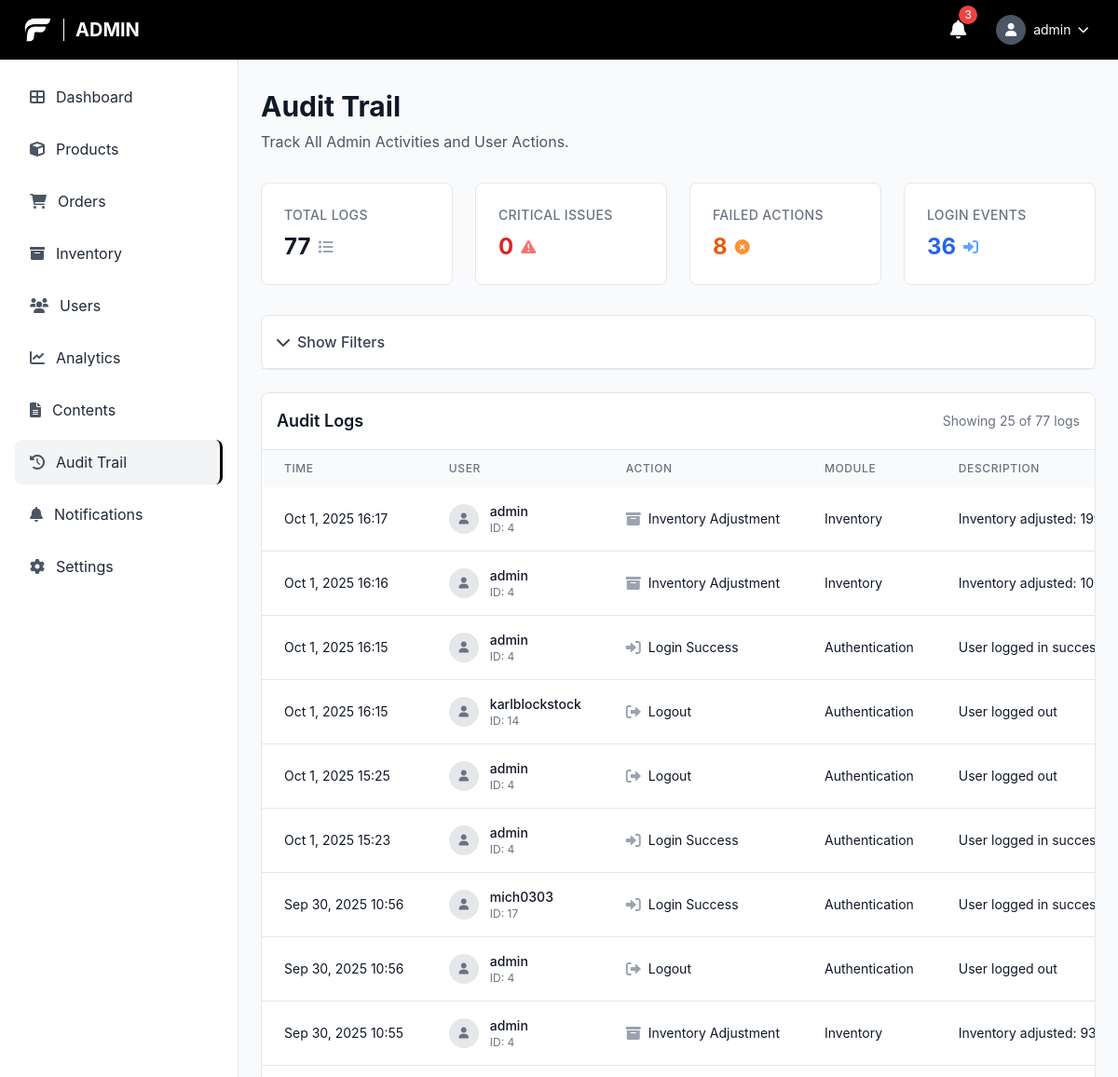
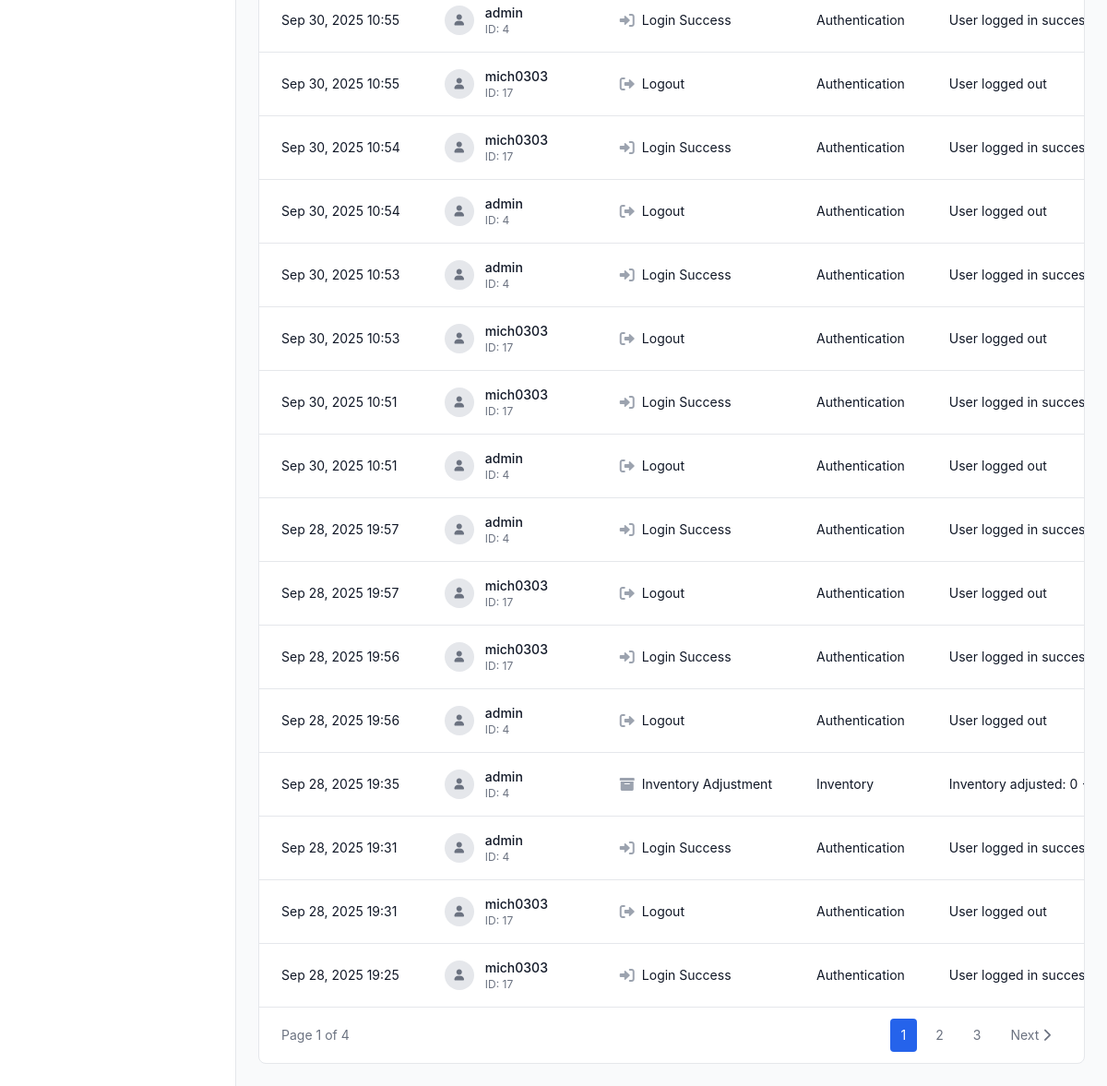
/admin/audit_logs.php (signed in), run on an earlier commit of the app's database (2 pictures, top to bottom).
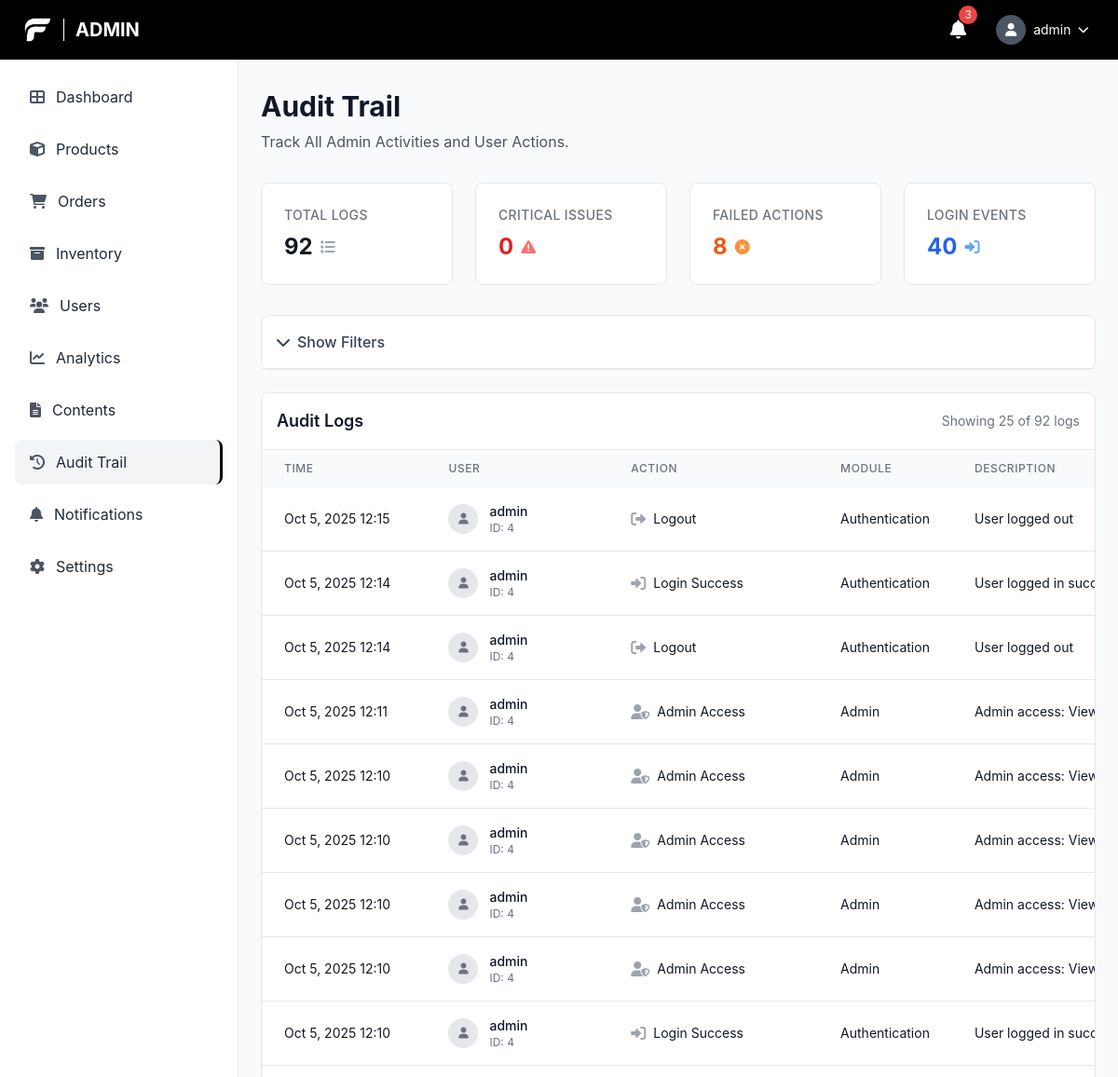
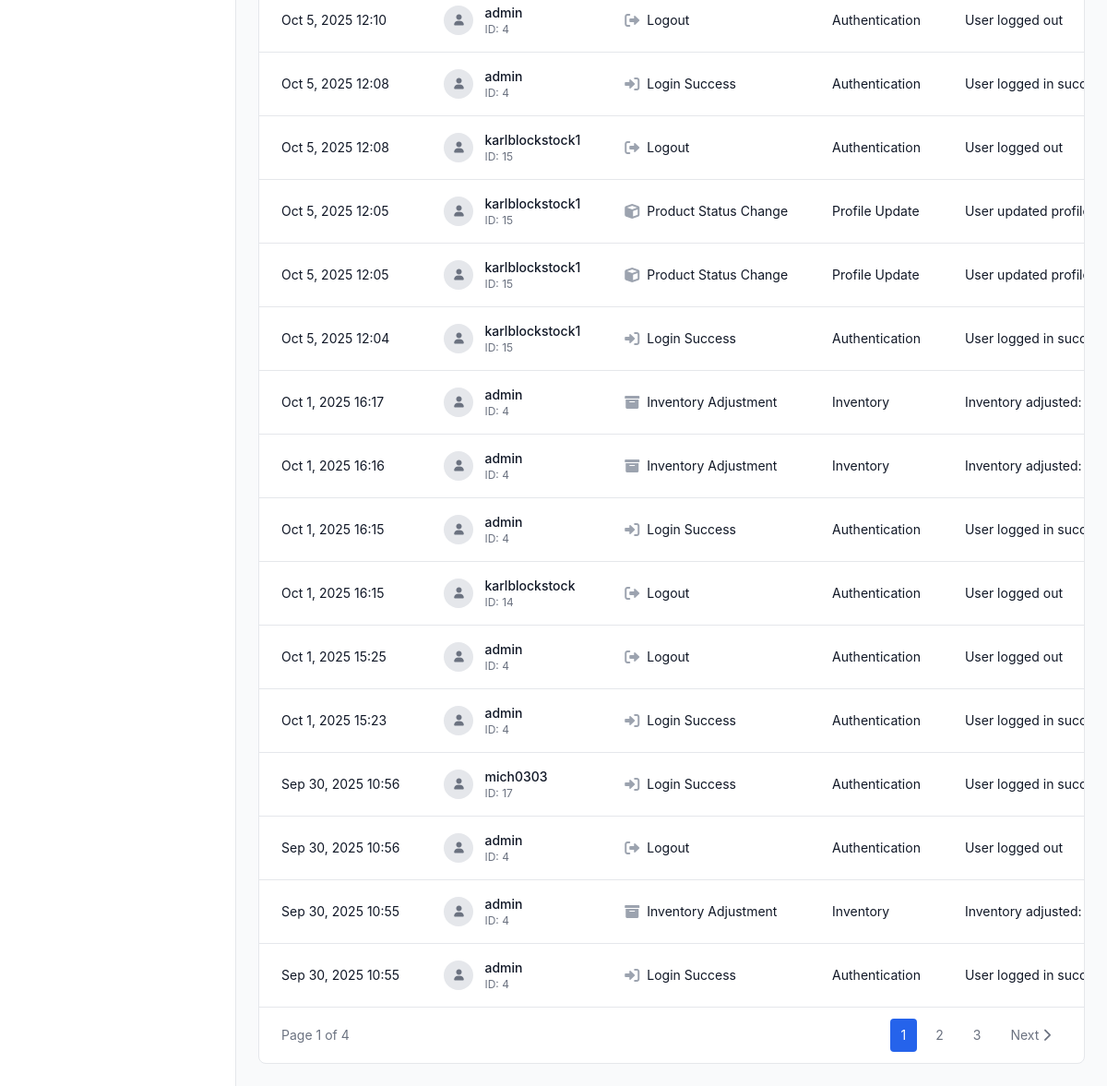
And on a later commit of the database (2 pictures, top to bottom).
### tables this page shows
CREATE TABLE `audit_logs` (
  `audit_id` bigint(20) UNSIGNED NOT NULL,
  `user_id` bigint(20) UNSIGNED DEFAULT NULL COMMENT 'ID of the user who performed the action',
  `username` varchar(100) DEFAULT NULL COMMENT 'Username for quick reference',
  `action_type` enum('login_success','login_failed','logout','password_change','password_reset_request','password_reset_complete','profile_update','user_create','user_update','user_delete','user_status_change','product_create','product_update','product_delete','product_status_change','inventory_adjustment','order_create','order_update','order_status_change','order_cancel','order_refund','payment_process','payment_refund','promo_create','promo_update','promo_delete','promo_status_change','category_create','category_update','category_delete','subcategory_create','subcategory_update','subcategory_delete','shipping_fee_update','system_settings_change','admin_access','data_export','data_import','content_create','content_update','content_delete','content_archive','content_publish','other') NOT NULL COMMENT 'Type of action performed',
  `module` varchar(50) NOT NULL COMMENT 'Module/feature where action occurred (e.g., users, products, orders)',
  `description` text NOT NULL COMMENT 'Detailed description of the action',
  `old_values` longtext DEFAULT NULL COMMENT 'JSON of old values before change',
  `new_values` longtext DEFAULT NULL COMMENT 'JSON of new values after change',
  `ip_address` varchar(45) DEFAULT NULL COMMENT 'IP address of the user',
  `user_agent` text DEFAULT NULL COMMENT 'User agent string',
  `reference_id` bigint(20) UNSIGNED DEFAULT NULL COMMENT 'ID of the record being modified (e.g., product_id, order_id)',
  `reference_type` varchar(50) DEFAULT NULL COMMENT 'Type of reference (e.g., product, order, user)',
  `severity` enum('low','medium','high','critical') NOT NULL DEFAULT 'low' COMMENT 'Severity level of the action',
  `status` enum('success','failed','warning') NOT NULL DEFAULT 'success' COMMENT 'Status of the action',
  `created_at` timestamp NOT NULL DEFAULT current_timestamp()
);

### config/database.php (called while the page is built, shortened)
<?php
function getDBConnection() {
    try {
        $pdo = new PDO(
            "mysql:host=" . DB_HOST . ";dbname=" . DB_NAME . ";charset=utf8mb4",
            DB_USER,
            DB_PASS,
            [
                PDO::ATTR_ERRMODE => PDO::ERRMODE_EXCEPTION,
                PDO::ATTR_DEFAULT_FETCH_MODE => PDO::FETCH_ASSOC,
                PDO::ATTR_EMULATE_PREPARES => false
            ]
        );
        return $pdo;
    } catch (PDOException $e) {
        die("Database connection failed: " . $e->getMessage());
    }
}
?>

### config/audit_logger.php (called while the page is built, shortened)
<?php
require_once __DIR__ . '/database.php';
class AuditLogger {
    private $pdo;
    public function __construct() {
        $this->pdo = getDBConnection();
    }
    public function getLogs($filters = [], $limit = 50, $offset = 0) {
        $whereConditions = [];
        $params = [];
        $whereClause = !empty($whereConditions) ? 'WHERE ' . implode(' AND ', $whereConditions) : '';
        $sql = "
            SELECT al.*, u.username as user_username, u.email as user_email
            FROM audit_logs al
            LEFT JOIN users u ON al.user_id = u.user_id
            {$whereClause}
            ORDER BY al.created_at DESC
            LIMIT ? OFFSET ?
        ";
        $params[] = $limit;
        $params[] = $offset;
        $stmt = $this->pdo->prepare($sql);
        $stmt->execute($params);
        return $stmt->fetchAll();
    }
    public function getLogStats($filters = []) {
        $whereConditions = [];
        $params = [];
        $whereClause = !empty($whereConditions) ? 'WHERE ' . implode(' AND ', $whereConditions) : '';
        $sql = "
            SELECT
                COUNT(*) as total_logs,
                COUNT(CASE WHEN severity = 'critical' THEN 1 END) as critical_logs,
                COUNT(CASE WHEN severity = 'high' THEN 1 END) as high_logs,
                COUNT(CASE WHEN severity = 'medium' THEN 1 END) as medium_logs,
                COUNT(CASE WHEN severity = 'low' THEN 1 END) as low_logs,
                COUNT(CASE WHEN status = 'failed' THEN 1 END) as failed_logs,
                COUNT(CASE WHEN action_type LIKE '%login%' THEN 1 END) as login_logs,
                COUNT(CASE WHEN action_type LIKE '%delete%' THEN 1 END) as delete_logs
            FROM audit_logs
            {$whereClause}
        ";
        $stmt = $this->pdo->prepare($sql);
        $stmt->execute($params);
        return $stmt->fetch();
    }
}
?>

### admin/audit_logs.php (the view, shortened to what the changed rows need)
<?php
require_once '../config/database.php';
require_once '../config/audit_logger.php';
$pdo = getDBConnection();
$auditLogger = new AuditLogger();
$auditLogger->logAdminAccess('Viewed audit logs', 'Accessed audit trail page');
$filters = [
    'user_id' => $_GET['user_id'] ?? '',
    'action_type' => $_GET['action_type'] ?? '',
    'module' => $_GET['module'] ?? '',
    'severity' => $_GET['severity'] ?? '',
    'date_from' => $_GET['date_from'] ?? '',
    'date_to' => $_GET['date_to'] ?? '',
    'search' => $_GET['search'] ?? ''
];
$filters = array_filter($filters, function($value) {
    return $value !== '';
});
$page = max(1, (int)($_GET['page'] ?? 1));
$limit = 25;
$offset = ($page - 1) * $limit;
$logs = $auditLogger->getLogs($filters, $limit, $offset);
$stats = $auditLogger->getLogStats($filters);
$countSql = "SELECT COUNT(*) FROM audit_logs";
$countParams = [];
$countStmt = $pdo->prepare($countSql);
$countStmt->execute($countParams);
$totalLogs = $countStmt->fetchColumn();
$totalPages = ceil($totalLogs / $limit);
function getActionTypeIcon($actionType) {
    if (strpos($actionType, 'login') !== false) return 'fas fa-sign-in-alt';
    if (strpos($actionType, 'logout') !== false) return 'fas fa-sign-out-alt';
    if (strpos($actionType, 'product') !== false) return 'fas fa-cube';
    if (strpos($actionType, 'inventory') !== false) return 'fas fa-archive';
    if (strpos($actionType, 'admin') !== false) return 'fas fa-user-shield';
    return 'fas fa-circle';
}
?>
<!DOCTYPE html>
<html lang="en">
<head>
    <script src="https://cdn.tailwindcss.com"></script>
    <link href="https://cdnjs.cloudflare.com/ajax/libs/font-awesome/6.0.0/css/all.min.css" rel="stylesheet">
    <link rel="stylesheet" href="../css/style.css">
</head>
<body class="font-body bg-gray-50">
    <header class="bg-black text-white fixed top-0 left-0 right-0 z-50 h-16 flex items-center justify-between px-6">
        <div class="flex items-center space-x-3">
            <h1 class="text-xl font-bold uppercase">Admin</h1>
        </div>
    </header>
    <main class="ml-64 pt-16 pb-6 px-6 pt-24">
        <div class="mb-8">
            <h1 class="text-3xl font-bold text-gray-900 mb-2">Audit Trail</h1>
        </div>
        <div class="grid grid-cols-1 md:grid-cols-2 lg:grid-cols-4 gap-6 mb-8">
            <div class="stats-card bg-white rounded-lg p-6">
                <div class="flex items-center justify-between">
                    <div>
                        <div class="flex items-center mt-2">
                            <span class="text-2xl font-bold text-gray-900"><?php echo number_format($stats['total_logs']); ?></span>
                            <i class="fas fa-list text-gray-400 ml-2"></i>
                        </div>
                    </div>
                </div>
            </div>
            <div class="stats-card bg-white rounded-lg p-6">
                <div class="flex items-center justify-between">
                    <div>
                        <div class="flex items-center mt-2">
                            <span class="text-2xl font-bold text-blue-600"><?php echo number_format($stats['login_logs']); ?></span>
                            <i class="fas fa-sign-in-alt text-blue-400 ml-2"></i>
                        </div>
                    </div>
                </div>
            </div>
        </div>
        <div class="bg-white rounded-lg border border-gray-200 overflow-hidden">
            <div class="p-4 border-b border-gray-200 flex items-center justify-between">
                <h3 class="text-lg font-semibold text-gray-900">Audit Logs</h3>
                <div class="text-sm text-gray-500">
                    Showing <?php echo count($logs); ?> of <?php echo number_format($totalLogs); ?> logs
                </div>
            </div>
            <?php if (empty($logs)): ?>
                <div class="text-center py-12">
                    <i class="fas fa-history text-4xl text-gray-300 mb-4"></i>
                    <p class="text-gray-500 text-lg">No audit logs found</p>
                    <p class="text-gray-400 text-sm">Try adjusting your filters or check back later</p>
                </div>
            <?php else: ?>
                <div class="overflow-x-auto">
                    <table class="w-full">
                        <thead class="bg-gray-50">
                            <tr>
                                <th class="px-6 py-3 text-left text-xs font-medium text-gray-500 uppercase tracking-wider">Time</th>
                                <th class="px-6 py-3 text-left text-xs font-medium text-gray-500 uppercase tracking-wider">User</th>
                                <th class="px-6 py-3 text-left text-xs font-medium text-gray-500 uppercase tracking-wider">Action</th>
                                <th class="px-6 py-3 text-left text-xs font-medium text-gray-500 uppercase tracking-wider">Module</th>
                                <th class="px-6 py-3 text-left text-xs font-medium text-gray-500 uppercase tracking-wider">Description</th>
                            </tr>
                        </thead>
                        <tbody class="bg-white divide-y divide-gray-200">
                            <?php foreach ($logs as $log): ?>
                                <tr class="log-row">
                                    <td class="px-6 py-4 whitespace-nowrap text-sm text-gray-900">
                                        <?php echo date('M j, Y H:i', strtotime($log['created_at'])); ?>
                                    </td>
                                    <td class="px-6 py-4 whitespace-nowrap">
                                        <div class="flex items-center">
                                            <div class="w-8 h-8 bg-gray-200 rounded-full flex items-center justify-center mr-3">
                                                <i class="fas fa-user text-gray-500 text-xs"></i>
                                            </div>
                                            <div>
                                                <div class="text-sm font-medium text-gray-900">
                                                    <?php echo htmlspecialchars($log['username'] ?: 'System'); ?>
                                                </div>
                                                <div class="text-xs text-gray-500">
                                                    ID: <?php echo $log['user_id'] ?: 'N/A'; ?>
                                                </div>
                                            </div>
                                        </div>
                                    </td>
                                    <td class="px-6 py-4 whitespace-nowrap">
                                        <div class="flex items-center">
                                            <i class="<?php echo getActionTypeIcon($log['action_type']); ?> text-gray-400 mr-2"></i>
                                            <span class="text-sm text-gray-900">
                                                <?php echo ucwords(str_replace('_', ' ', $log['action_type'])); ?>
                                            </span>
                                        </div>
                                    </td>
                                    <td class="px-6 py-4 whitespace-nowrap text-sm text-gray-900">
                                        <?php echo ucwords(str_replace('_', ' ', $log['module'])); ?>
                                    </td>
                                    <td class="px-6 py-4 text-sm text-gray-900 max-w-xs truncate">
                                        <?php echo htmlspecialchars($log['description']); ?>
                                    </td>
                                </tr>
                            <?php endforeach; ?>
                        </tbody>
                    </table>
                </div>
                <?php if ($totalPages > 1): ?>
                    <div class="px-6 py-3 border-t border-gray-200 flex items-center justify-between">
                        <div class="flex items-center space-x-2">
                            <?php for ($i = max(1, $page - 2); $i <= min($totalPages, $page + 2); $i++): ?>
                                <a href="?<?php echo http_build_query(array_merge($_GET, ['page' => $i])); ?>" class="px-3 py-2 text-sm <?php echo $i == $page ? 'bg-blue-600 text-white' : 'text-gray-500 hover:text-gray-700 hover:bg-gray-100'; ?> rounded">
                                    <?php echo $i; ?>
                                </a>
                            <?php endfor; ?>
                            <?php if ($page < $totalPages): ?>
                                <a href="?<?php echo http_build_query(array_merge($_GET, ['page' => $page + 1])); ?>" class="px-3 py-2 text-sm text-gray-500 hover:text-gray-700 hover:bg-gray-100 rounded">
                                    Next <i class="fas fa-chevron-right"></i>
                                </a>
                            <?php endif; ?>
                        </div>
                    </div>
                <?php endif; ?>
            <?php endif; ?>
        </div>
    </main>
</body>
</html>

What changed in the data, as far as the page shows it:
no longer on this page (row unchanged): audit_logs: created_at "Sep 30, 2025 10:55", username "mich0303", user "17", action_type "Logout", module "Authentication", description "User logged out"
no longer on this page (row unchanged): audit_logs: created_at "Sep 30, 2025 10:54", username "mich0303", user "17", action_type "Login Success", module "Authentication", description "User logged in…"
no longer on this page (row unchanged): audit_logs: created_at "Sep 30, 2025 10:54", username "admin", user "4", action_type "Logout", module "Authentication", description "User logged out"
no longer on this page (row unchanged): audit_logs: created_at "Sep 30, 2025 10:53", username "admin", user "4", action_type "Login Success", module "Authentication", description "User logged in…"
no longer on this page (row unchanged): audit_logs: created_at "Sep 30, 2025 10:53", username "mich0303", user "17", action_type "Logout", module "Authentication", description "User logged out"
no longer on this page (row unchanged): audit_logs: created_at "Sep 30, 2025 10:51", username "mich0303", user "17", action_type "Login Success", module "Authentication", description "User logged in…"
no longer on this page (row unchanged): audit_logs: created_at "Sep 30, 2025 10:51", username "admin", user "4", action_type "Logout", module "Authentication", description "User logged out"
no longer on this page (row unchanged): audit_logs: created_at "Sep 28, 2025 19:57", username "admin", user "4", action_type "Login Success", module "Authentication", description "User logged in…"
no longer on this page (row unchanged): audit_logs: created_at "Sep 28, 2025 19:57", username "mich0303", user "17", action_type "Logout", module "Authentication", description "User logged out"
no longer on this page (row unchanged): audit_logs: created_at "Sep 28, 2025 19:56", username "mich0303", user "17", action_type "Login Success", module "Authentication", description "User logged in…"
no longer on this page (row unchanged): audit_logs: created_at "Sep 28, 2025 19:56", username "admin", user "4", action_type "Logout", module "Authentication", description "User logged out"
no longer on this page (row unchanged): audit_logs: created_at "Sep 28, 2025 19:35", username "admin", user "4", action_type "Inventory Adjustment", module "Inventory", description "Inventory adjusted: 0 → 100 (Stock incr…"
no longer on this page (row unchanged): audit_logs: created_at "Sep 28, 2025 19:31", username "admin", user "4", action_type "Login Success", module "Authentication", description "User logged in…"
no longer on this page (row unchanged): audit_logs: created_at "Sep 28, 2025 19:31", username "mich0303", user "17", action_type "Logout", module "Authentication", description "User logged out"
no longer on this page (row unchanged): audit_logs: created_at "Sep 28, 2025 19:25", username "mich0303", user "17", action_type "Login Success", module "Authentication", description "User logged in…"
added audit_logs: created_at "Oct 5, 2025 12:15", username "admin", user "4", action_type "Logout", module "Authentication", description "User logged out"
added audit_logs: created_at "Oct 5, 2025 12:14", username "admin", user "4", action_type "Login Success", module "Authentication", description "User logged in…"
added audit_logs: created_at "Oct 5, 2025 12:14", username "admin", user "4", action_type "Logout", module "Authentication", description "User logged out"
added audit_logs: created_at "Oct 5, 2025 12:11", username "admin", user "4", action_type "Admin Access", module "Admin", description "Admin access: Viewed audit logs - Acc…"
added audit_logs: created_at "Oct 5, 2025 12:10", username "admin", user "4", action_type "Admin Access", module "Admin", description "Admin access: Viewed audit logs - Acc…"
added audit_logs: created_at "Oct 5, 2025 12:10", username "admin", user "4", action_type "Admin Access", module "Admin", description "Admin access: Viewed audit logs - Acc…"
added audit_logs: created_at "Oct 5, 2025 12:10", username "admin", user "4", action_type "Admin Access", module "Admin", description "Admin access: Viewed audit logs - Acc…"
added audit_logs: created_at "Oct 5, 2025 12:10", username "admin", user "4", action_type "Admin Access", module "Admin", description "Admin access: Viewed audit logs - Acc…"
added audit_logs: created_at "Oct 5, 2025 12:10", username "admin", user "4", action_type "Login Success", module "Authentication", description "User logged in…"
added audit_logs: created_at "Oct 5, 2025 12:10", username "admin", user "4", action_type "Logout", module "Authentication", description "User logged out"
added audit_logs: created_at "Oct 5, 2025 12:08", username "admin", user "4", action_type "Login Success", module "Authentication", description "User logged in…"
added audit_logs: created_at "Oct 5, 2025 12:08", username "karlblockstock1", user "15", action_type "Logout", module "Authentication", description "User logged out"
added audit_logs: created_at "Oct 5, 2025 12:05", username "karlblockstock1", user "15", action_type "Product Status Change", module "Profile Update", description "User updated…"
added audit_logs: created_at "Oct 5, 2025 12:05", username "karlblockstock1", user "15", action_type "Product Status Change", module "Profile Update", description "User updated…"
added audit_logs: created_at "Oct 5, 2025 12:04", username "karlblockstock1", user "15", action_type "Login Success", module "Authentication", description "User logged in…"
Also different on the page:
$stats['total_logs']: "77" → "92"
$stats['login_logs']: "36" → "40"
$totalLogs: "77" → "92"
